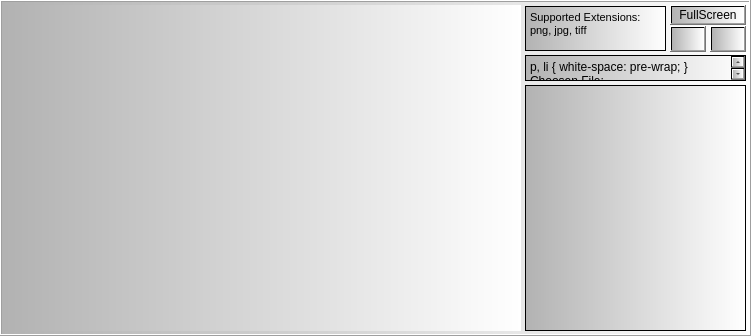
   <widget class="QFrame" name="frame_5">
    <property name="geometry">
     <rect>
      <x>260</x>
      <y>240</y>
      <width>751</width>
      <height>336</height>
     </rect>
    </property>
    <property name="styleSheet">
     <string notr="true">background-color: qlineargradient(spread:pad, x1:0, y1:0, x2:1, y2:0, stop:0 rgba(178, 178, 178, 255), stop:1 rgba(255, 255, 255, 255));</string>
    </property>
    <property name="frameShape">
     <enum>QFrame::Box</enum>
    </property>
    <property name="frameShadow">
     <enum>QFrame::Raised</enum>
    </property>
    <widget class="QListWidget" name="listWidget_2">
     <property name="geometry">
      <rect>
       <x>525</x>
       <y>85</y>
       <width>221</width>
       <height>246</height>
      </rect>
     </property>
    </widget>
    <widget class="QLabel" name="label_11">
     <property name="geometry">
      <rect>
       <x>5</x>
       <y>5</y>
       <width>516</width>
       <height>326</height>
      </rect>
     </property>
     <property name="text">
      <string/>
     </property>
     <property name="scaledContents">
      <bool>true</bool>
     </property>
    </widget>
    <widget class="QTextBrowser" name="textBrowser_4">
     <property name="geometry">
      <rect>
       <x>525</x>
       <y>6</y>
       <width>141</width>
       <height>45</height>
      </rect>
     </property>
     <property name="html">
      <string>&lt;!DOCTYPE HTML PUBLIC &quot;-//W3C//DTD HTML 4.0//EN&quot; &quot;http://www.w3.org/TR/REC-html40/strict.dtd&quot;&gt;
&lt;html&gt;&lt;head&gt;&lt;meta name=&quot;qrichtext&quot; content=&quot;1&quot; /&gt;&lt;style type=&quot;text/css&quot;&gt;
p, li { white-space: pre-wrap; }
&lt;/style&gt;&lt;/head&gt;&lt;body style=&quot; font-family:'MS Shell Dlg 2'; font-size:8.25pt; font-weight:400; font-style:normal;&quot;&gt;
&lt;p style=&quot; margin-top:0px; margin-bottom:0px; margin-left:0px; margin-right:0px; -qt-block-indent:0; text-indent:0px;&quot;&gt;Supported Extensions&lt;span style=&quot; font-family:'Courier New'; font-size:8pt;&quot;&gt;:&lt;/span&gt;&lt;/p&gt;
&lt;p style=&quot; margin-top:0px; margin-bottom:0px; margin-left:0px; margin-right:0px; -qt-block-indent:0; text-indent:0px;&quot;&gt;&lt;span style=&quot; font-family:'Courier New'; font-size:8pt;&quot;&gt;png, jpg, tiff&lt;/span&gt;&lt;/p&gt;&lt;/body&gt;&lt;/html&gt;</string>
     </property>
    </widget>
    <widget class="QPushButton" name="pushButton_52">
     <property name="geometry">
      <rect>
       <x>710</x>
       <y>26</y>
       <width>36</width>
       <height>26</height>
      </rect>
     </property>
     <property name="text">
      <string/>
     </property>
     <property name="icon">
      <iconset>
       <normaloff>elements/icons/library_plus.png</normaloff>elements/icons/library_plus.png</iconset>
     </property>
     <property name="iconSize">
      <size>
       <width>20</width>
       <height>20</height>
      </size>
     </property>
    </widget>
    <widget class="QPushButton" name="pushButton_53">
     <property name="geometry">
      <rect>
       <x>670</x>
       <y>26</y>
       <width>36</width>
       <height>26</height>
      </rect>
     </property>
     <property name="text">
      <string/>
     </property>
     <property name="icon">
      <iconset>
       <normaloff>elements/icons/arrow_left.png</normaloff>elements/icons/arrow_left.png</iconset>
     </property>
     <property name="iconSize">
      <size>
       <width>24</width>
       <height>24</height>
      </size>
     </property>
    </widget>
    <widget class="QTextBrowser" name="textBrowser_5">
     <property name="geometry">
      <rect>
       <x>525</x>
       <y>55</y>
       <width>221</width>
       <height>26</height>
      </rect>
     </property>
     <property name="html">
      <string>&lt;!DOCTYPE HTML PUBLIC &quot;-//W3C//DTD HTML 4.0//EN&quot; &quot;http://www.w3.org/TR/REC-html40/strict.dtd&quot;&gt;
&lt;html&gt;&lt;head&gt;&lt;meta name=&quot;qrichtext&quot; content=&quot;1&quot; /&gt;&lt;style type=&quot;text/css&quot;&gt;
p, li { white-space: pre-wrap; }
&lt;/style&gt;&lt;/head&gt;&lt;body style=&quot; font-family:'MS Shell Dlg 2'; font-size:8.25pt; font-weight:400; font-style:normal;&quot;&gt;
&lt;p style=&quot; margin-top:0px; margin-bottom:0px; margin-left:0px; margin-right:0px; -qt-block-indent:0; text-indent:0px;&quot;&gt;Choosen File:&lt;/p&gt;&lt;/body&gt;&lt;/html&gt;</string>
     </property>
    </widget>
    <widget class="QPushButton" name="pushButton_49">
     <property name="geometry">
      <rect>
       <x>670</x>
       <y>5</y>
       <width>76</width>
       <height>20</height>
      </rect>
     </property>
     <property name="text">
      <string>FullScreen</string>
     </property>
    </widget>
   </widget>
